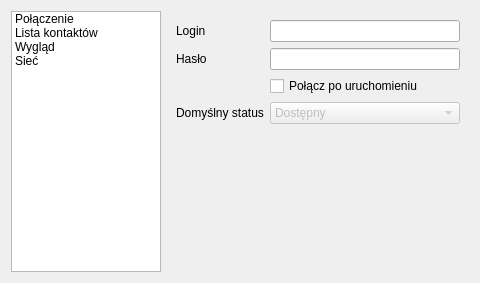
<?xml version="1.0" encoding="UTF-8"?>
<ui version="4.0">
 <class>configDialog</class>
 <widget class="QWidget" name="configDialog">
  <property name="geometry">
   <rect>
    <x>0</x>
    <y>0</y>
    <width>480</width>
    <height>264</height>
   </rect>
  </property>
  <property name="windowTitle">
   <string>Form</string>
  </property>
  <layout class="QHBoxLayout" name="horizontalLayout_2">
   <item>
    <widget class="QListWidget" name="listWidget">
     <property name="sizePolicy">
      <sizepolicy hsizetype="Fixed" vsizetype="Expanding">
       <horstretch>0</horstretch>
       <verstretch>0</verstretch>
      </sizepolicy>
     </property>
     <property name="minimumSize">
      <size>
       <width>150</width>
       <height>0</height>
      </size>
     </property>
     <property name="maximumSize">
      <size>
       <width>150</width>
       <height>16777215</height>
      </size>
     </property>
     <property name="baseSize">
      <size>
       <width>150</width>
       <height>0</height>
      </size>
     </property>
     <item>
      <property name="text">
       <string>Połączenie</string>
      </property>
     </item>
     <item>
      <property name="text">
       <string>Lista kontaktów</string>
      </property>
     </item>
     <item>
      <property name="text">
       <string>Wygląd</string>
      </property>
     </item>
     <item>
      <property name="text">
       <string>Sieć</string>
      </property>
     </item>
    </widget>
   </item>
   <item>
    <widget class="QStackedWidget" name="stackedWidget">
     <widget class="QWidget" name="connection_page">
      <layout class="QFormLayout" name="formLayout">
       <item row="0" column="0">
        <widget class="QLabel" name="label">
         <property name="text">
          <string>Login</string>
         </property>
         <property name="buddy">
          <cstring>le_login</cstring>
         </property>
        </widget>
       </item>
       <item row="0" column="1">
        <widget class="QLineEdit" name="le_login"/>
       </item>
       <item row="1" column="0">
        <widget class="QLabel" name="label_2">
         <property name="text">
          <string>Hasło</string>
         </property>
         <property name="buddy">
          <cstring>le_password</cstring>
         </property>
        </widget>
       </item>
       <item row="1" column="1">
        <widget class="QLineEdit" name="le_password">
         <property name="echoMode">
          <enum>QLineEdit::Password</enum>
         </property>
        </widget>
       </item>
       <item row="2" column="1">
        <widget class="QCheckBox" name="cb_autoConnect">
         <property name="text">
          <string>Połącz po uruchomieniu</string>
         </property>
        </widget>
       </item>
       <item row="3" column="0">
        <widget class="QLabel" name="label_3">
         <property name="text">
          <string>Domyślny status</string>
         </property>
        </widget>
       </item>
       <item row="3" column="1">
        <widget class="QComboBox" name="cb_defaultState">
         <property name="enabled">
          <bool>false</bool>
         </property>
         <item>
          <property name="text">
           <string>Dostępny</string>
          </property>
          <property name="icon">
           <iconset>
            <normaloff>:/icons/icons/16x16/online.png</normaloff>:/icons/icons/16x16/online.png</iconset>
          </property>
         </item>
         <item>
          <property name="text">
           <string>Porozmawiajmy</string>
          </property>
          <property name="icon">
           <iconset>
            <normaloff>:/icons/icons/16x16/chatty.png</normaloff>:/icons/icons/16x16/chatty.png</iconset>
          </property>
         </item>
         <item>
          <property name="text">
           <string>Zaraz wracam</string>
          </property>
          <property name="icon">
           <iconset>
            <normaloff>:/icons/icons/16x16/away.png</normaloff>:/icons/icons/16x16/away.png</iconset>
          </property>
         </item>
         <item>
          <property name="text">
           <string>Wracam później</string>
          </property>
          <property name="icon">
           <iconset>
            <normaloff>:/icons/icons/16x16/xa.png</normaloff>:/icons/icons/16x16/xa.png</iconset>
          </property>
         </item>
         <item>
          <property name="text">
           <string>Zajęty</string>
          </property>
          <property name="icon">
           <iconset>
            <normaloff>:/icons/icons/16x16/dnd.png</normaloff>:/icons/icons/16x16/dnd.png</iconset>
          </property>
         </item>
         <item>
          <property name="text">
           <string>Niewidoczny</string>
          </property>
          <property name="icon">
           <iconset>
            <normaloff>:/icons/icons/16x16/invisible.png</normaloff>:/icons/icons/16x16/invisible.png</iconset>
          </property>
         </item>
         <item>
          <property name="text">
           <string>--Poprzedni</string>
          </property>
         </item>
        </widget>
       </item>
      </layout>
     </widget>
     <widget class="QWidget" name="roster_page">
      <layout class="QVBoxLayout" name="verticalLayout">
       <item>
        <widget class="QCheckBox" name="cb_showOfflines">
         <property name="text">
          <string>Pokazuj nieobecnych</string>
         </property>
         <property name="icon">
          <iconset>
           <normaloff>:/icons/icons/view-user-offline-kopete.png</normaloff>:/icons/icons/view-user-offline-kopete.png</iconset>
         </property>
        </widget>
       </item>
       <item>
        <widget class="QCheckBox" name="cb_showExtendedInfo">
         <property name="text">
          <string>Pokazuj rozszerzone informacje o kontaktach</string>
         </property>
        </widget>
       </item>
       <item>
        <widget class="QCheckBox" name="cb_showAvatars">
         <property name="text">
          <string>Pokazuj avatary użytkowników</string>
         </property>
        </widget>
       </item>
       <item>
        <widget class="QCheckBox" name="cb_showDescriptions">
         <property name="text">
          <string>Pokazuj opisy</string>
         </property>
        </widget>
       </item>
       <item>
        <widget class="QCheckBox" name="cb_showJidInRoster">
         <property name="text">
          <string>Pokazuj login użytkownika na liście kontaktów</string>
         </property>
        </widget>
       </item>
       <item>
        <widget class="QGroupBox" name="gb_expandPolicy">
         <property name="title">
          <string>Rozwijanie grup</string>
         </property>
         <layout class="QVBoxLayout" name="verticalLayout_2">
          <item>
           <widget class="QRadioButton" name="rb_expandedState">
            <property name="text">
             <string>Domyślnie rozwinięte</string>
            </property>
           </widget>
          </item>
          <item>
           <widget class="QRadioButton" name="rb_collapsedState">
            <property name="text">
             <string>Domyślnie zwinięte</string>
            </property>
           </widget>
          </item>
          <item>
           <widget class="QRadioButton" name="rb_previousState">
            <property name="text">
             <string>Pamiętaj status</string>
            </property>
           </widget>
          </item>
         </layout>
        </widget>
       </item>
      </layout>
     </widget>
     <widget class="QWidget" name="chats_page">
      <layout class="QVBoxLayout" name="verticalLayout_4">
       <item>
        <widget class="QScrollArea" name="scrollArea">
         <property name="frameShape">
          <enum>QFrame::NoFrame</enum>
         </property>
         <property name="frameShadow">
          <enum>QFrame::Plain</enum>
         </property>
         <property name="horizontalScrollBarPolicy">
          <enum>Qt::ScrollBarAlwaysOff</enum>
         </property>
         <property name="widgetResizable">
          <bool>true</bool>
         </property>
         <widget class="QWidget" name="scrollAreaWidgetContents">
          <property name="geometry">
           <rect>
            <x>0</x>
            <y>0</y>
            <width>330</width>
            <height>261</height>
           </rect>
          </property>
          <layout class="QVBoxLayout" name="verticalLayout_3">
           <property name="margin">
            <number>0</number>
           </property>
           <item>
            <widget class="QGroupBox" name="groupBox">
             <property name="title">
              <string>Wysłane</string>
             </property>
             <layout class="QFormLayout" name="formLayout_4">
              <property name="fieldGrowthPolicy">
               <enum>QFormLayout::AllNonFixedFieldsGrow</enum>
              </property>
              <item row="0" column="0">
               <widget class="QLabel" name="label_5">
                <property name="text">
                 <string>Nick</string>
                </property>
               </widget>
              </item>
              <item row="0" column="1">
               <widget class="QLineEdit" name="le_nick"/>
              </item>
              <item row="4" column="0">
               <widget class="QLabel" name="label_7">
                <property name="text">
                 <string>Kolor tła</string>
                </property>
               </widget>
              </item>
              <item row="3" column="0">
               <widget class="QLabel" name="label_6">
                <property name="text">
                 <string>Kolor tekstu</string>
                </property>
               </widget>
              </item>
              <item row="3" column="1">
               <widget class="QPushButton" name="pb_myColor">
                <property name="text">
                 <string>Wybierz</string>
                </property>
               </widget>
              </item>
              <item row="4" column="1">
               <widget class="QPushButton" name="pb_myBg">
                <property name="text">
                 <string>Wybierz</string>
                </property>
               </widget>
              </item>
             </layout>
            </widget>
           </item>
           <item>
            <widget class="QGroupBox" name="groupBox_2">
             <property name="title">
              <string>Odebrane</string>
             </property>
             <layout class="QFormLayout" name="formLayout_5">
              <item row="1" column="0">
               <widget class="QLabel" name="label_8">
                <property name="text">
                 <string>Kolor tekstu</string>
                </property>
               </widget>
              </item>
              <item row="0" column="1">
               <widget class="QCheckBox" name="cb_useJID">
                <property name="text">
                 <string>Używaj ID zamiast nazwy kontaktu</string>
                </property>
               </widget>
              </item>
              <item row="1" column="1">
               <widget class="QPushButton" name="pb_chatColor">
                <property name="text">
                 <string>Wybierz</string>
                </property>
               </widget>
              </item>
              <item row="2" column="1">
               <widget class="QPushButton" name="pb_chatBg">
                <property name="text">
                 <string>Wybierz</string>
                </property>
               </widget>
              </item>
              <item row="2" column="0">
               <widget class="QLabel" name="label_9">
                <property name="text">
                 <string>Kolor tła</string>
                </property>
               </widget>
              </item>
             </layout>
            </widget>
           </item>
          </layout>
         </widget>
        </widget>
       </item>
      </layout>
     </widget>
     <widget class="QWidget" name="network_page"/>
    </widget>
   </item>
  </layout>
 </widget>
 <resources/>
 <connections>
  <connection>
   <sender>listWidget</sender>
   <signal>currentRowChanged(int)</signal>
   <receiver>stackedWidget</receiver>
   <slot>setCurrentIndex(int)</slot>
   <hints>
    <hint type="sourcelabel">
     <x>62</x>
     <y>79</y>
    </hint>
    <hint type="destinationlabel">
     <x>216</x>
     <y>76</y>
    </hint>
   </hints>
  </connection>
 </connections>
</ui>
